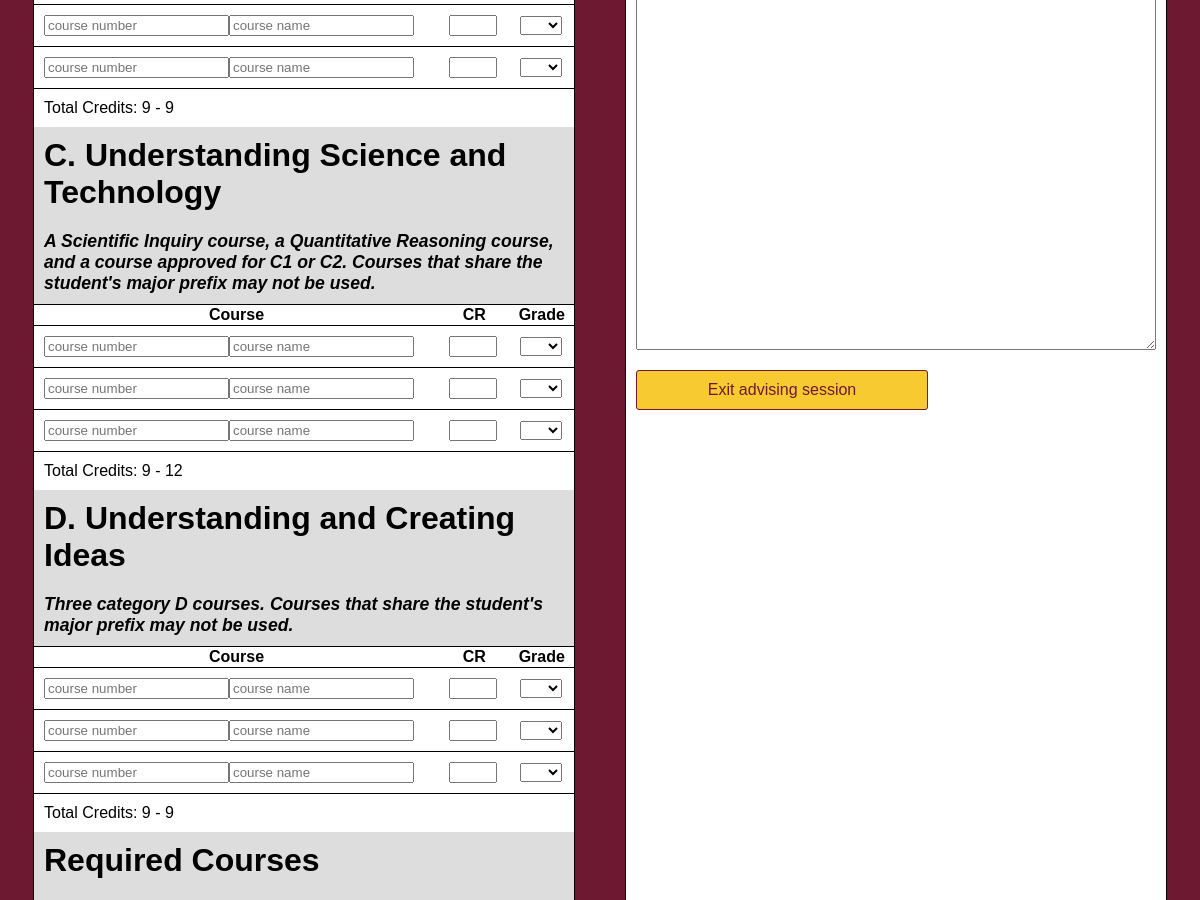
Before: /advisement/view_advisement/7 (middle part) with the older database file.
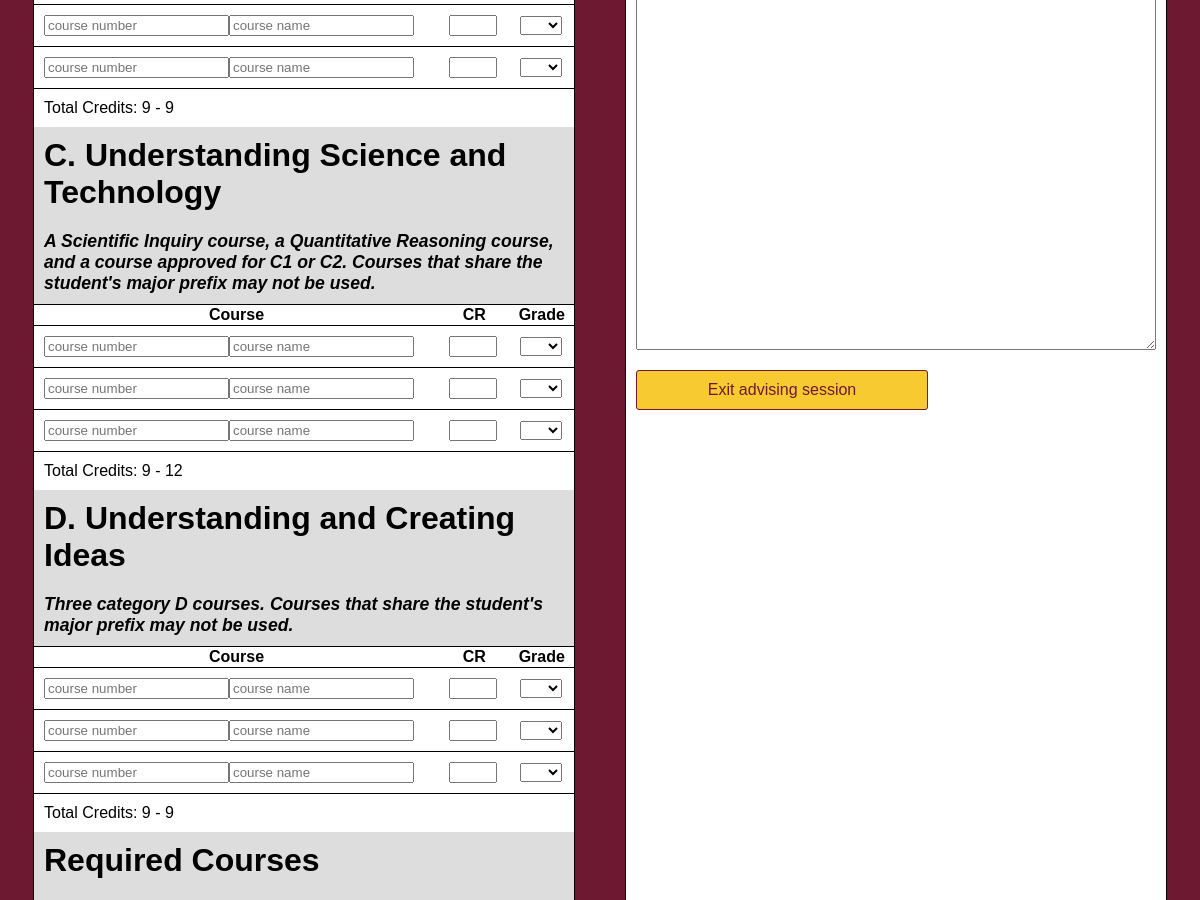
After: the same page with the newer database file.
### advisement/models.py (models this page shows, shortened)
class ChecksheetInstance(models.Model):
    template = models.ForeignKey(ChecksheetTemplate, on_delete=models.PROTECT)
    advisee = models.ForeignKey(Advisee, on_delete=models.CASCADE)
    advisor = models.ForeignKey(Faculty, on_delete=models.CASCADE)
    data = models.TextField()
    date = models.DateTimeField(auto_now=True)
    notes = models.TextField()

### advisement/views.py (the view)
# urls.py: path('view_advisement/<int:advisement>', views.view_advisement, name="view_advisement"),
def view_advisement(request, advisement):
    advisement = ChecksheetInstance.objects.get(pk=advisement)
    program = advisement.template.data
    html = render_program.render(json.loads(program), advisement.template.name)
    return render(request, "advisement/advisement.html", {'html': html, 'advisement': advisement, "editable": False})

### advisement/render_program.py (called while the page is built)
def render(checksheet, program_title, id_gen=None):
    html = f"<div class=program><h1 class=title>{program_title}</h1>"
    if id_gen == None:
        id_gen = id_generator()
    html += render_elements(checksheet, id_gen)
    html = html.replace("(", "<span class=tooltip title=\"")
    html = html.replace(")", "\">*</span>")
    html += "</div>"
    return html

def render_elements(checksheet, id_gen):
    html = ""
    for title, data in checksheet.items():
        if data["type"] == "include":
            html += include(title, data, id_gen)
        else:
            html += reqblock(title, data, id_gen)
    return html

def include(title, data, id_gen):
    program = ChecksheetTemplate.objects.get(name=data["name"])
    obj = json.loads(program.data)
    return render_elements(obj, id_gen)

def reqblock(title, data, id_gen):
    html = ""
    html += f"<div class=req><h1>{title}</h1><h2>{data['description']}</h2><table>"
    html += "<tr><th>Course</th><th>CR</th><th>Grade</th></tr>"
    if data["type"] == "reqlist":
        html += reqlist(data, id_gen)
    elif data["type"] == "creditdemand":
        html += creditdemand(data, id_gen)
    html += "</table></div>"
    return html

### advisement/templates/advisement/advisement.html (shortened to what this page needs)
{% load static %}
<!doctype html>
<html lang="en">
<head>
    <link href="{% static 'advisement/style.css' %}" rel="stylesheet">
    <link href="{% static 'advisement/checksheet.css' %}" rel="stylesheet">
</head>
<body class="csBody">
    <div class="wrapper">
        <form>
            {{ html |safe }}
        </form>
    </div>
    <div class="wrapper">
        <textarea class=notes name="notes">{{ advisement.notes }}</textarea>
        <a class=narrow href="{% url "overview" advisement.advisee.pk %}">Exit advising session</a>
    </div>
</body>
</html>

Changed rows visible on the page:
no longer on this page (row edited): ChecksheetInstance: notes "type notes here"
